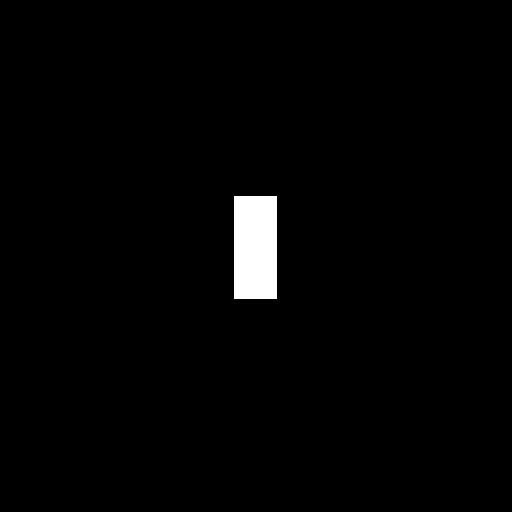
#> input picture Module6-7/image/assignment/Fourier/bar.jpg, 512 x 512 px
$ python mian.py
#> lines starting #> are read from the running program, lines starting #| are printed output that depends on the picture
import cv2
import numpy as np
from matplotlib import pyplot as plt

img1 = cv2.imread('bar.jpg',0)
#> img1 is the input picture: shape (512, 512); min 0, max 255, mean 4.3
img2 = cv2.imread('trans.jpg',0)
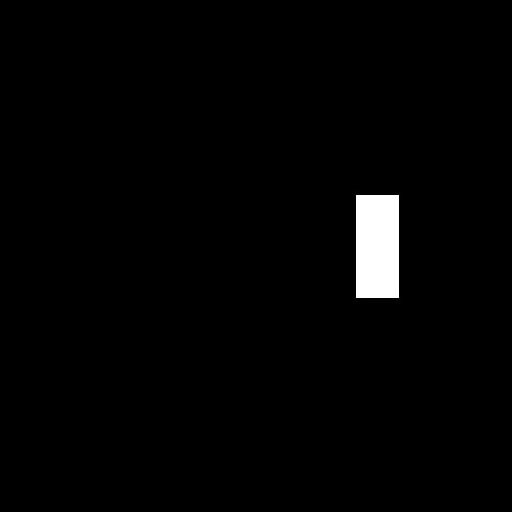
#> input picture Module6-7/image/assignment/Fourier/trans.jpg, 512 x 512 px
#> img2 is the input picture: shape (512, 512); min 0, max 255, mean 4.3
img3 = cv2.imread('rotage.jpg',0)
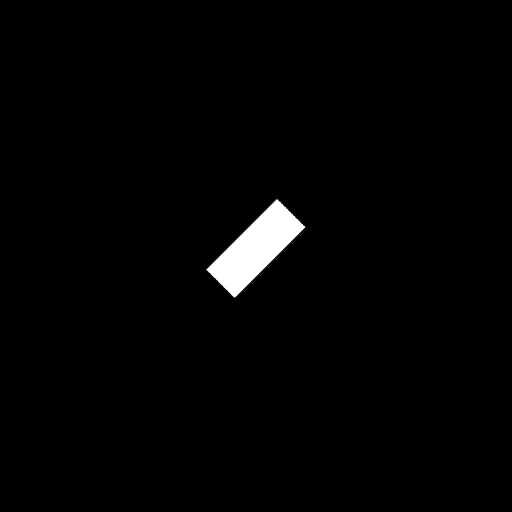
#> input picture Module6-7/image/assignment/Fourier/rotage.jpg, 512 x 512 px
#> img3 is the input picture: shape (512, 512); min 0, max 255, mean 3.9

f1 = np.fft.fft2(img1)
fshift1 = np.fft.fftshift(f1)
magnitude_spectrum1 = 20*np.log(np.abs(fshift1))
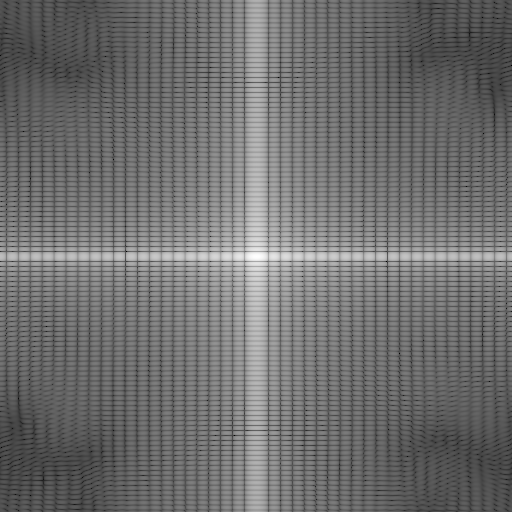
#> magnitude_spectrum1: shape (512, 512) float64; min -23.87, max 278.7, mean 107.7; drawn with min black and max white

f2 = np.fft.fft2(img2)
fshift2 = np.fft.fftshift(f2)
magnitude_spectrum2 = 20*np.log(np.abs(fshift2))
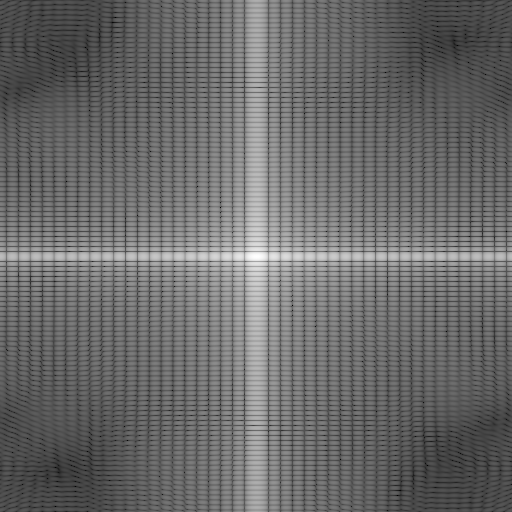
#> magnitude_spectrum2: shape (512, 512) float64; min -14.46, max 278.7, mean 107.6; drawn with min black and max white

f = np.fft.fft2(img3)
fshift3 = np.fft.fftshift(f)
magnitude_spectrum3 = 20*np.log(np.abs(fshift3))
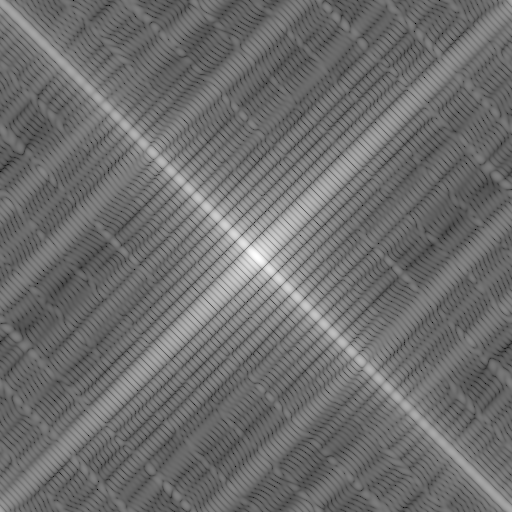
#> magnitude_spectrum3: shape (512, 512) float64; min 3.33, max 276.8, mean 122.1; drawn with min black and max white

mag = magnitude_spectrum1 - magnitude_spectrum2
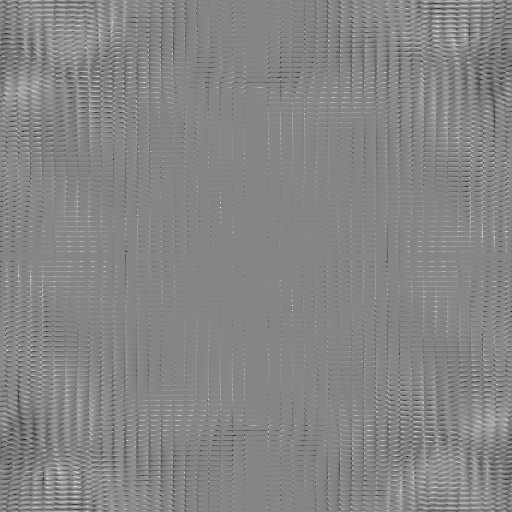
#> mag: shape (512, 512) float64; min -106.4, max 96.3, mean 0; drawn with min black and max white
plt.subplot(231),plt.imshow(img1, cmap = 'gray')
plt.title('Input Image'), plt.xticks([]), plt.yticks([])
plt.subplot(234),plt.imshow(magnitude_spectrum1, cmap = 'gray')
plt.title('Magnitude Spectrum'), plt.xticks([]), plt.yticks([])

plt.subplot(232),plt.imshow(img2, cmap = 'gray')
plt.title('Input Image'), plt.xticks([]), plt.yticks([])
plt.subplot(235),plt.imshow(magnitude_spectrum2, cmap = 'gray')
plt.title('Magnitude Spectrum'), plt.xticks([]), plt.yticks([])

plt.subplot(233),plt.imshow(img3, cmap = 'gray')
plt.title('Input Image'), plt.xticks([]), plt.yticks([])
plt.subplot(236),plt.imshow(mag, cmap = 'gray')
plt.title('Magnitude Spectrum'), plt.xticks([]), plt.yticks([])


plt.show()
